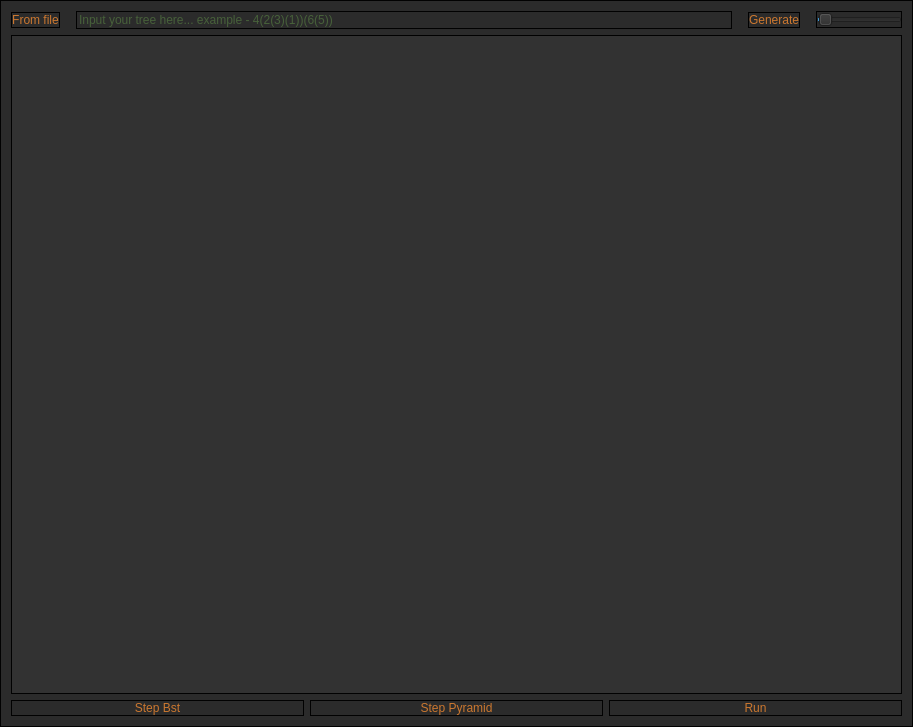
<?xml version="1.0" encoding="UTF-8"?>
<ui version="4.0">
 <class>MainWindow</class>
 <widget class="QMainWindow" name="MainWindow">
  <property name="geometry">
   <rect>
    <x>0</x>
    <y>0</y>
    <width>913</width>
    <height>727</height>
   </rect>
  </property>
  <property name="sizePolicy">
   <sizepolicy hsizetype="Preferred" vsizetype="Preferred">
    <horstretch>0</horstretch>
    <verstretch>0</verstretch>
   </sizepolicy>
  </property>
  <property name="windowTitle">
   <string>Sakharov_lr4</string>
  </property>
  <property name="windowOpacity">
   <double>1.000000000000000</double>
  </property>
  <property name="styleSheet">
   <string notr="true">background-color: rgb(43, 43, 43);
font: 14pt &quot;Consolas&quot;;
color: rgb(203, 119, 47);
border-color: rgb(1, 1, 1);
border-width : 1.2px;
border-style: ridge;
</string>
  </property>
  <property name="iconSize">
   <size>
    <width>0</width>
    <height>0</height>
   </size>
  </property>
  <widget class="QWidget" name="centralWidget">
   <layout class="QVBoxLayout" name="verticalLayout_2">
    <item>
     <layout class="QVBoxLayout" name="verticalLayout">
      <item>
       <layout class="QHBoxLayout" name="horizontalLayout">
        <property name="spacing">
         <number>16</number>
        </property>
        <item>
         <widget class="QPushButton" name="butFile">
          <property name="styleSheet">
           <string notr="true">QPushButton
{ background-color: rgb(43, 43, 43); }
QPushButton:pressed
{ background-color: rgb(169, 183, 198); }
QPushButton:focus:pressed
{ background-color: rgb(169, 183, 198); }
QPushButton:focus
{ background-color: rgb(43, 43, 43) }
QPushButton:hover
{ background-color:  rgb(57, 57, 57)}</string>
          </property>
          <property name="text">
           <string>From file</string>
          </property>
         </widget>
        </item>
        <item>
         <widget class="QLineEdit" name="input">
          <property name="styleSheet">
           <string notr="true">color: rgb(97, 150, 71);</string>
          </property>
          <property name="inputMask">
           <string/>
          </property>
          <property name="placeholderText">
           <string>Input your tree here... example - 4(2(3)(1))(6(5))</string>
          </property>
         </widget>
        </item>
        <item>
         <widget class="QPushButton" name="butGenerate">
          <property name="styleSheet">
           <string notr="true">QPushButton
{ background-color: rgb(43, 43, 43); }
QPushButton:pressed
{ background-color: rgb(169, 183, 198); }
QPushButton:focus:pressed
{ background-color: rgb(169, 183, 198); }
QPushButton:focus
{ background-color: rgb(43, 43, 43) }
QPushButton:hover
{ background-color:  rgb(57, 57, 57)}</string>
          </property>
          <property name="text">
           <string>Generate</string>
          </property>
         </widget>
        </item>
        <item>
         <widget class="QSlider" name="horizontalSlider">
          <property name="sizePolicy">
           <sizepolicy hsizetype="Fixed" vsizetype="Fixed">
            <horstretch>0</horstretch>
            <verstretch>0</verstretch>
           </sizepolicy>
          </property>
          <property name="maximum">
           <number>30</number>
          </property>
          <property name="value">
           <number>1</number>
          </property>
          <property name="orientation">
           <enum>Qt::Horizontal</enum>
          </property>
          <property name="tickPosition">
           <enum>QSlider::NoTicks</enum>
          </property>
         </widget>
        </item>
       </layout>
      </item>
      <item>
       <widget class="QGraphicsView" name="graphicsView">
        <property name="styleSheet">
         <string notr="true">background-color: rgb(50, 50, 50);</string>
        </property>
       </widget>
      </item>
      <item>
       <layout class="QHBoxLayout" name="horizontalLayout_2">
        <item>
         <widget class="QPushButton" name="butStepBst">
          <property name="styleSheet">
           <string notr="true">QPushButton
{ background-color: rgb(43, 43, 43); }
QPushButton:pressed
{ background-color: rgb(169, 183, 198); }
QPushButton:focus:pressed
{ background-color: rgb(169, 183, 198); }
QPushButton:focus
{ background-color: rgb(43, 43, 43) }
QPushButton:hover
{ background-color:  rgb(57, 57, 57)}</string>
          </property>
          <property name="text">
           <string>Step Bst</string>
          </property>
         </widget>
        </item>
        <item>
         <widget class="QPushButton" name="butStepPyramid">
          <property name="styleSheet">
           <string notr="true">QPushButton
{ background-color: rgb(43, 43, 43); }
QPushButton:pressed
{ background-color: rgb(169, 183, 198); }
QPushButton:focus:pressed
{ background-color: rgb(169, 183, 198); }
QPushButton:focus
{ background-color: rgb(43, 43, 43) }
QPushButton:hover
{ background-color:  rgb(57, 57, 57)}</string>
          </property>
          <property name="text">
           <string>Step Pyramid</string>
          </property>
         </widget>
        </item>
        <item>
         <widget class="QPushButton" name="butRun">
          <property name="styleSheet">
           <string notr="true">QPushButton
{ background-color: rgb(43, 43, 43); }
QPushButton:pressed
{ background-color: rgb(169, 183, 198); }
QPushButton:focus:pressed
{ background-color: rgb(169, 183, 198); }
QPushButton:focus
{ background-color: rgb(43, 43, 43) }
QPushButton:hover
{ background-color:  rgb(57, 57, 57)}</string>
          </property>
          <property name="text">
           <string>Run</string>
          </property>
         </widget>
        </item>
       </layout>
      </item>
     </layout>
    </item>
   </layout>
  </widget>
 </widget>
 <layoutdefault spacing="6" margin="11"/>
 <resources/>
 <connections/>
</ui>
